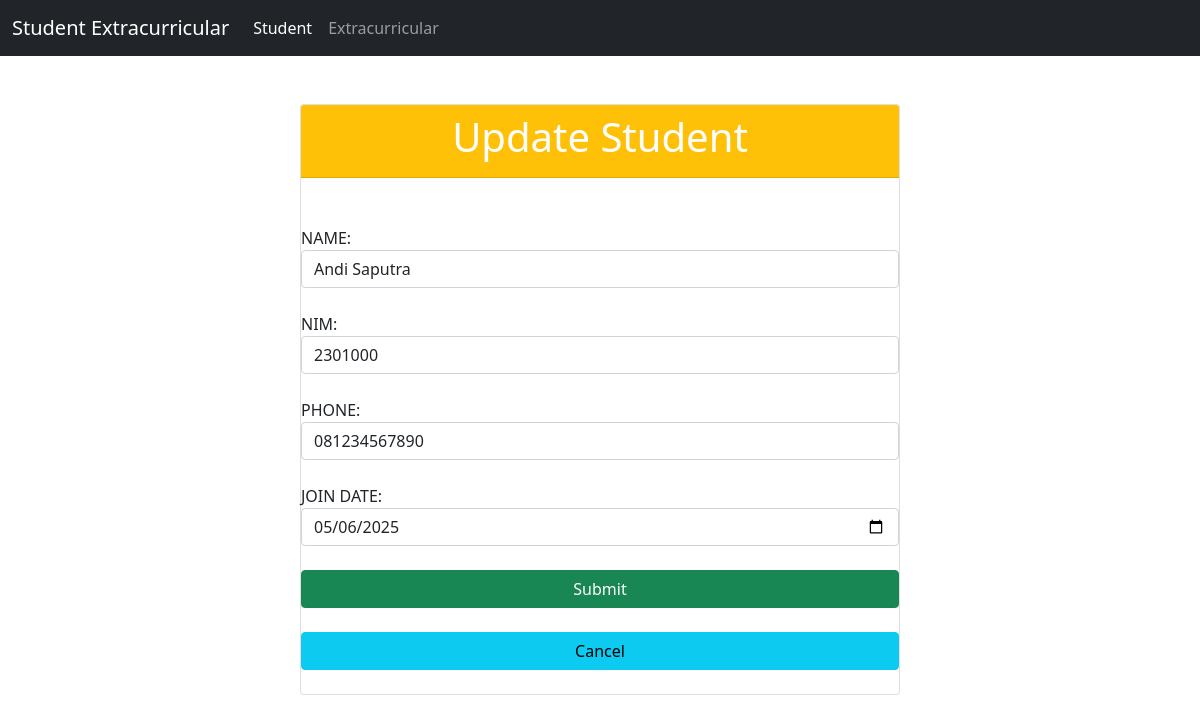
The app's page /project/index.php?id_edit=1 with its own data.
### tables this page shows
CREATE TABLE `student` (
  `id` int(11) NOT NULL,
  `name` varchar(100) NOT NULL,
  `nim` varchar(20) NOT NULL,
  `phone` varchar(15) DEFAULT NULL,
  `join_date` date DEFAULT NULL
);

### project/models/DB.class.php (called while the page is built, shortened)
<?php
class DB
{
    var $db_host = "";
    var $db_user = "";
    var $db_pass = "";
    var $db_name = "";
    var $db_link = "";
    function __construct($db_host, $db_user, $db_pass, $db_name)
    {
        $this->db_host = $db_host;
        $this->db_user = $db_user;
        $this->db_pass = $db_pass;
        $this->db_name = $db_name;
    }
    function open()
    {
        $this->db_link = mysqli_connect($this->db_host, $this->db_user, $this->db_pass, $this->db_name);
    }
    function execute($query)
    {
        $this->result = mysqli_query($this->db_link, $query);
        return $this->result;
    }
}

### project/models/Student.class.php (called while the page is built, shortened)
<?php
class Student extends DB
{
    function find($id)
    {
        $query = "SELECT * FROM student WHERE id = '$id'";
        return $this->execute($query);
    }
}

### project/controllers/Student.controller.php (called while the page is built, shortened)
<?php
include_once("models/Student.class.php");
class StudentController
{
    private $student;
    function __construct()
    {
        $this->student = new Student(Conf::$db_host, Conf::$db_user, Conf::$db_pass, Conf::$db_name);
    }
    public function edit($id)
    {
        $this->student->open();
        $this->student->find($id);
    }
}

### project/views/Template.class.php (the view, shortened to what this page needs)
<?php
class Template
{
    var $content = '';
    function __construct($filename = '')
    {
        $this->content = implode('', @file($filename));
    }
    function clear()
    {
        $this->content = preg_replace("/DATA_[A-Z|_|0-9]+/", "", $this->content);
    }
    function write()
    {
        print $this->content;
    }
    function replace($old = '', $new = '')
    {
        if (is_int($new)) {
            $value = sprintf("%d", $new);
        } elseif (is_float($new)) {
            $value = sprintf("%f", $new);
        } elseif (is_array($new)) {
            $value = '';
            foreach ($new as $item) {
                $value .= $item . ' ';
            }
        } else {
            $value = $new;
        }
        $this->content = preg_replace("/$old/", $value, $this->content);
    }
}

### records on screen
student: name "Andi Saputra", nim "2301000", phone "081234567890", join_date "05/06/2025"
